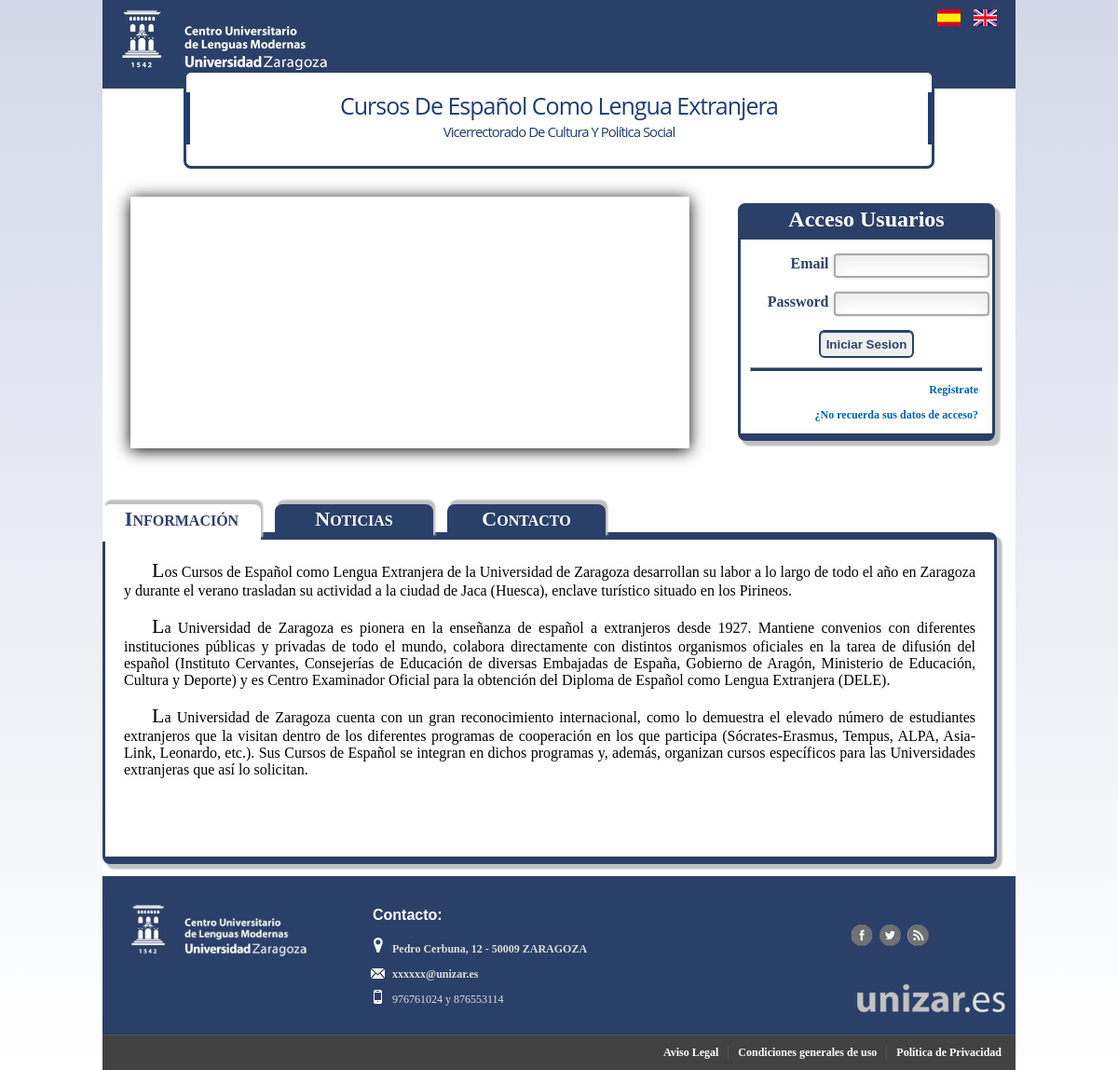
The page /login.php on the database its author committed.
### tables this page shows
CREATE TABLE `traducciones` (
  `id` int(11) NOT NULL AUTO_INCREMENT,
  `clave` varchar(255) DEFAULT NULL,
  `valor` varchar(255) DEFAULT NULL,
  `lang` varchar(3) DEFAULT NULL,
  PRIMARY KEY (`id`)
);

### modelos/clsUtil.php (called while the page is built, shortened)
<?php
class ClsUtil {
public function trad($clave,$lang='es'){
	$datos = new clsDatos();
	$conexion=$datos->conexion;
	$sql = "SELECT valor FROM traducciones WHERE clave='$clave' AND lang='$lang'";
	$resultado = mysqli_query($conexion,$sql) or die(mysql_error());
	$res = mysqli_fetch_assoc($resultado);
	if ($res['valor']==NULL){
		$devuelve = $clave;
	}else{
		$devuelve =$res['valor'];
	}
	return $devuelve;
}
public function getURL(){
	$url="http://".$_SERVER['HTTP_HOST'].":".$_SERVER['SERVER_PORT'].$_SERVER['REQUEST_URI'];
	$ar_url=explode('?',$url);
	return $ar_url[0];
}
}
?>

### login.php (the view, shortened to what this page needs)
<!DOCTYPE html PUBLIC "-//W3C//DTD XHTML 1.0 Transitional//EN" "http://www.w3.org/TR/xhtml1/DTD/xhtml1-transitional.dtd">
<html xmlns="http://www.w3.org/1999/xhtml">
<head>
<link rel="stylesheet" href="fancybox/source/jquery.fancybox.css?v=2.1.5" type="text/css" media="screen" />
<link rel="stylesheet" href="fancybox/source/helpers/jquery.fancybox-buttons.css?v=1.0.5" type="text/css" media="screen" />
<link rel="stylesheet" href="fancybox/source/helpers/jquery.fancybox-thumbs.css?v=1.0.7" type="text/css" media="screen" />
<link rel="stylesheet" type="text/css" href="css/estilos.css" media="screen" />
<link rel="stylesheet" href="css/formulario.css" type="text/css" media="screen"/>
</head>
<?php
function getRequest() {
		$dict=$_GET;
		if (count($dict)==0) $dict = $_POST;
		return $dict;
	}
$dict = getRequest();
require_once("modelos/clsUtil.php");
$util= new clsUtil();
if(isset($dict['lang'])){
	$lang=$dict['lang'];
	$_SESSION['lang']=$lang;
}else if (isset($_SESSION['lang'])){
	$lang=$_SESSION['lang'];
}else{
	$lang='es';
}
$url=$util->getURL();
?>
<body class="gradiante">
<div id="contenedor">
	<header id="logo">
		<div style="float:left">
			<a href="http://culm.unizar.es/">
			<img src="./imagenes/culm_blanco.png" />
		</a>
		</div>
		<div style="float:right;margin-right:20px;">
			<a href="<?php echo $url?>?lang=es">
				<img src="./imagenes/esp.gif" />
			</a>
			<a href="<?php echo $url?>?lang=en" style="margin-left:10px;">
				<img src="./imagenes/eng.gif" />
			</a>
		</div>
	</header >
	<div id="logo_inferior"  >
		<p class="cabecera_titulo">
		<span>Cursos de español como lengua extranjera</span>
		<br>
		<span style="font-size: 15px;">Vicerrectorado de Cultura y Política Social </span>
		</p>
	</div>
		<div id="slider">
		<ul class="bjqs">
		</ul>
	</div>
	<div id="sidebar" >
		<div id="loguearse"  class="bloqueSombra bloqueBordesAzul">
			 <h2><?php echo $util->trad("login",$lang);?></h2>
				 <form name="formLoguin" id="formLoguin" class="loguin_form" method="POST" action="do.php">
			 	<div>
					<label for="login">Email</label>
					<input type="text" name="email" id="email" value="" />
				</div>
				<div >
					<label for="password">Password</label>
					<input type="password" name="contrasena" id="contrasena" maxlength="12" value="" />
				</div>
				<div style="text-align:center;">
					<input type="submit" value="<?php echo $util->trad("iniciar_sesion",$lang);?>" name="inicioSesion" id="inicioSesion"/>
				</div>
				<hr>
				<p >
					<a href="registro.php"><?php echo $util->trad("registro",$lang);?></a>
				</p>
				<p>
					<a style="cursor:pointer;" onclick="openFancybox()"><?php echo $util->trad("recordar",$lang);?></a>
				</p>
			</form>
		</div>
	</div>
	<div id="contenido">
		<nav id="menu">
			<ul>
				<li ><a href="#tab1"><span style="font-size:22px; font-weight:bold;">I</span>NFORMACIÓN</a></li>
				<li ><a href="#tab2"><span style="font-size:22px; font-weight:bold;">N</span>OTICIAS</a></li>
				<li><a href="#tab3"><span style="font-size:22px; font-weight:bold;">C</span>ONTACTO</a></li>
			</ul>
		</nav>
		<section id="informacion" class="bloqueSombra bloqueBordesAzul">
			<article id="tab1">
			<p><span class="primeraPalabra"><span class="letraCapital">L</span>os</span> Cursos de Español como Lengua Extranjera de la Universidad de Zaragoza desarrollan su labor a lo largo de todo el año en Zaragoza y durante el verano trasladan su actividad a la ciudad de Jaca (Huesca), enclave turístico situado en los Pirineos.</p>
			<p><span class="primeraPalabra"><span class="letraCapital">L</span>a</span> Universidad de Zaragoza es pionera en la enseñanza de español a extranjeros desde 1927. Mantiene convenios con diferentes instituciones públicas y privadas de todo el mundo, colabora directamente con distintos organismos oficiales en la tarea de difusión del español (Instituto Cervantes, Consejerías de Educación de diversas Embajadas de España, Gobierno de Aragón, Ministerio de Educación, Cultura y Deporte) y es Centro Examinador Oficial para la obtención del Diploma de Español como Lengua Extranjera (DELE).</p>
			<p><span class="primeraPalabra"><span class="letraCapital">L</span>a</span> Universidad de Zaragoza cuenta con un gran reconocimiento internacional, como lo demuestra el elevado número de estudiantes extranjeros que la visitan dentro de los diferentes programas de cooperación en los que participa (Sócrates-Erasmus, Tempus, ALPA, Asia-Link, Leonardo, etc.). Sus Cursos de Español se integran en dichos programas y, además, organizan cursos específicos para las Universidades extranjeras que así lo solicitan.</p>
		  </article>
		</section>
	</div>
<?php include("bottom.php")?>

### css/estilos.css (style rules this page uses)
html { height:100%; }
body { margin:0px; height:100%; }
ul { list-style: none; }
hr { margin:30px 10px -0px 10px; background-color: #2B4068; height:3px; }
a, a:visited { text-decoration: none; color:#0061B1; font-weight: bold; }
#contenedor { margin: 0 auto; width:980px; margin-bottom:5px; background-color:#fff; }
.letraCapital { font-size:22px; }
.primeraPalabra { padding-left:30px; }
header { width: 960px; height: 85px; padding: 10px 0 0 20px; background-color: #2B4068; color: #fff; }
nav { width:600px; height: 30px; }
nav ul { margin: 0; padding: 0; line-height: normal; }
nav li { float:left; width:170px; margin:0 15px 0 0; line-height:31px; }
nav li a, nav li a:visited { display:block; padding-bottom:5px; background-color:#2B4068; color: #fff; font-weight: bold; text-decoration: none; text-align:center; border-top-left-radius: 0.5em; border-top-right-radius: 0.5em; box-shadow: 0.15em -0.3em 0.1em silver; -webkit-box-shadow: 0.15em -0.3em 0.1em silver; -moz-box-shadow: 0.15em -0.3em 0.1em silver; -o-box-shadow: 0.15em -0.3em 0.1em silver; }
nav li.activo a, nav li:hover a { color:#2B4068; background-color: #fff; border-bottom: 2px solid #fff; text-decoration: none; opacity: 1; font-weight: bold; }
#logo_inferior { width:800px; height:100px; margin:-20px auto 0 auto; position: relative; border-style: solid; border-color: #2B4068; border-left-width: 0.2em; border-right-width: 0.2em; border-bottom-width: 0.2em; border-radius: 0.5em; background: none repeat scroll 0 0 white; }
.cabecera_titulo { font-family: 'Open Sans', arial, serif; border-left: 4px solid #213c71; border-right: 4px solid #213c71; font-size: 25px; color: #213c71; position: absolute; top: 15px; margin: 6px 0 0 0; letter-spacing: -1px; line-height: 28px; text-align: center; width: 792px; text-transform: capitalize; }
#contenido { clear:left; float:left; width:960px; margin-bottom:5px; margin-top:30px; min-height:300px; display:inline-block; }
#sidebar { float:left; width:300px; margin-top:37px; margin-left:10px; }
#informacion { background-color:#fff; margin-bottom: 0.5em; border-bottom-right-radius: 0.5em; border-bottom-left-radius: 0.5em; border-top-right-radius: 0.5em; text-align: justify; }
#loguearse { margin:0 auto; width:270px; margin-bottom: 0.5em; border-radius: 0.5em; }
#loguearse h2 { width: 100%; margin: 0px; line-height: 0.8em; border-bottom: #2B4068 solid 0.5em; background-color: #2B4068; text-align: center; color: white; }
#loguearse p { padding-right:15px; font-size:12px; text-align:right; }
.bloqueBordesAzul { border-style: solid; border-color: #2B4068; border-left-width: 0.2em; border-right-width: 0.2em; border-top-width: 0.5em; border-bottom-width: 0.5em; }
.bloqueSombra { box-shadow: 0.3em 0.3em 0.1em 0.05em silver; -webkit-box-shadow: 0.3em 0.3em 0.1em 0.05em silver; -moz-box-shadow: 0.3 0.3em 0.1em 0.05em silver; -o-box-shadow: 0.3 0.3em 0.1em 0.05em silver; }
.gradiante { background: -moz-linear-gradient(#D3D8E8,white) no-repeat; background: -webkit-linear-gradient(#D3D8E8,white) no-repeat; background: -o-linear-gradient(#D3D8E8,white) no-repeat; background: linear-gradient(#D3D8E8,white)no-repeat !important ; }
#slider { width:600px; margin:30px; float: left; box-shadow: 0 .1em 1em black; -webkit-box-shadow: 0 .1em 1em black; -moz-box-shadow: 0 .1em 1em black; -o-box-shadow: 0 .1em 1em black; }
ul.bjqs { position:relative; list-style:none;padding:0;margin:0;overflow:hidden; display:none; }
#tab1, #tab2, #tab3 { margin:20px; min-height: 300px; }
#logo a { color:white!important; text-decoration:none; }

### css/formulario.css (style rules this page uses)
h2 { color:#2B4068; font-weight:bold; margin:10px 0px 20px 15px; }
form { font-family:Georgia, "Times New Roman", serif; }
.loguin_form div { margin-top:15px; margin-bottom:15px; }
.loguin_form label { font-size:16px; }
label { width: 35%; font-size:13px; float: left; text-align: right; padding:2px 5px 2px 0px; color:#2B4068; font-weight: bold; }
input[type="text"], input[type="password"],textarea { height:18px; font-size:12px; padding:2px 4px; box-shadow: 0px 0px 3px #ccc, 0 10px 15px #eee inset; border-radius:4px; border:2px solid #aaa; }
input[type="button"], input[type="submit"], input[type="button"]:active,input[type="submit"]:active { height:30px; border-radius: 6px; box-shadow: inset 0 1px 0 0 #2B4068; border:2px solid #2B4068; color:#2B4068; font-weight: bolder; padding: 3px 6px 3px 6px; cursor:pointer; }

### rows shown on the page
traducciones: valor "Acceso Usuarios"
traducciones: inicioSesion "Iniciar Sesion"
traducciones: valor "Registrate"
traducciones: valor "¿No recuerda sus datos de acceso?"
